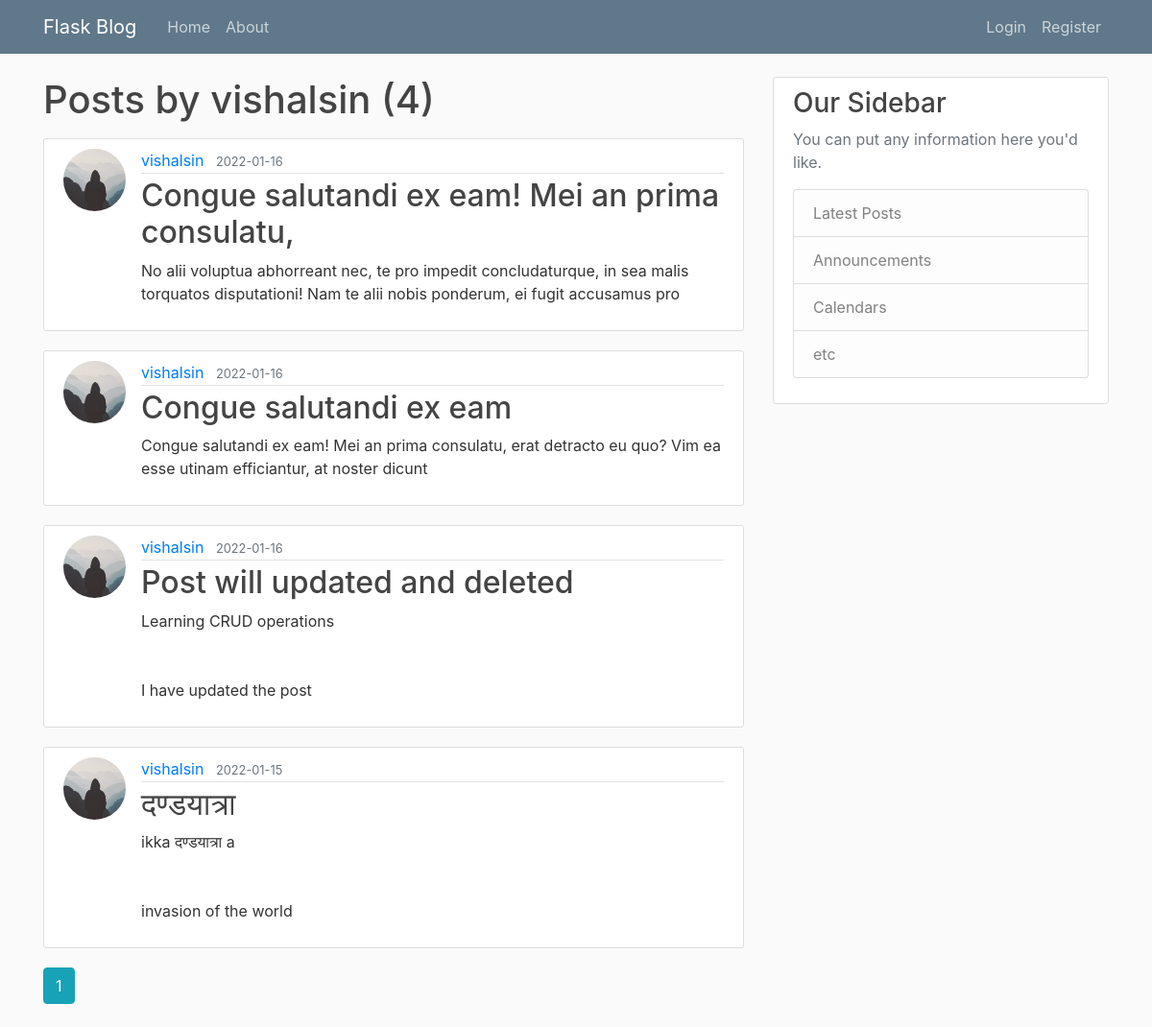
/user/vishalsin, run on the app's committed database.
### flaskblog/models.py (models this page shows, shortened)
class User(db.Model, UserMixin):
    id = db.Column(db.Integer, primary_key=True)
    username = db.Column(db.String(20), unique=True, nullable=False)
    email = db.Column(db.String(120), unique=True, nullable=False)
    image_file = db.Column(db.String(20), nullable=False, default='default.jpg')
    password = db.Column(db.String(60), nullable=False)
    posts = db.relationship('Post', backref='author', lazy=True)

class Post(db.Model):
    id = db.Column(db.Integer, primary_key=True)
    title = db.Column(db.String(100), nullable=False)
    date_posted = db.Column(db.DateTime, nullable=False, default=datetime.utcnow)
    content = db.Column(db.Text, nullable=False)
    user_id = db.Column(db.Integer, db.ForeignKey('user.id'), nullable=False)

### flaskblog/users/routes.py (the view)
@users.route("/user/<string:username>")
def user_posts(username):
    page = request.args.get('page', 1, type=int)
    user = User.query.filter_by(username=username).first_or_404()
    posts = Post.query.filter_by(author=user)\
        .order_by(Post.date_posted.desc())\
        .paginate(page=page, per_page=5)
    return render_template('user_posts.html', posts=posts, user=user)

### flaskblog/templates/user_posts.html
{% extends "layout.html" %}
{% block content %}
    <h1 class="mb-3">Posts by {{ user.username }} ({{ posts.total }})</h1>
    {% for post in posts.items %}
        <article class="media content-section">
          <img class="rounded-circle article-img" src="{{ url_for('static', filename='profile_pics/' + post.author.image_file) }}">
          <div class="media-body">
            <div class="article-metadata">
              <a class="mr-2" href="{{ url_for('users.user_posts', username=post.author.username) }}">{{ post.author.username }}</a>
              <small class="text-muted">{{ post.date_posted.strftime('%Y-%m-%d') }}</small>
            </div>
            <h2><a class="article-title" href="{{ url_for('posts.post', post_id=post.id) }}">{{ post.title }}</a></h2>
            <p class="article-content">{{ post.content }}</p>
          </div>
        </article>
    {% endfor %}
    {% for page_num in posts.iter_pages(left_edge=1, right_edge=1, left_current=1, right_current=2) %}
      {% if page_num %}
        {% if posts.page == page_num %}
          <a class="btn btn-info mb-4" href="{{ url_for('users.user_posts', username=user.username, page=page_num) }}">{{ page_num }}</a>
        {% else %}
          <a class="btn btn-outline-info mb-4" href="{{ url_for('users.user_posts', username=user.username, page=page_num) }}">{{ page_num }}</a>
        {% endif %}
      {% else %}
        ...
      {% endif %}
    {% endfor %}
{% endblock content %}

### flaskblog/static/main.css (style rules this page uses)
body { background: #fafafa; color: #333333; margin-top: 5rem; }
h1, h2, h3, h4, h5, h6 { color: #444444; }
.content-section { background: #ffffff; padding: 10px 20px; border: 1px solid #dddddd; border-radius: 3px; margin-bottom: 20px; }
.article-title { color: #444444; }
.article-content { white-space: pre-line; }
.article-img { height: 65px; width: 65px; margin-right: 16px; }
.article-metadata { padding-bottom: 1px; margin-bottom: 4px; border-bottom: 1px solid #e3e3e3 }

### data on the page
User: username "vishalsin"
Post: image_file (placeholder picture), author.username "vishalsin", date_posted "2022-01-16", title "Congue salutandi ex eam! Mei an prima consulatu,", content "No alii voluptua abhorreant nec, te pro impedit concludaturque, in sea malis torquatos disputationi! Nam te alii nobis ponderum, ei fugit accusamus pro"
Post: image_file (placeholder picture), author.username "vishalsin", date_posted "2022-01-16", title "Congue salutandi ex eam", content "Congue salutandi ex eam! Mei an prima consulatu, erat detracto eu quo? Vim ea esse utinam efficiantur, at noster dicunt"
Post: image_file (placeholder picture), author.username "vishalsin", date_posted "2022-01-16", title "Post will updated and deleted", content "Learning CRUD operations I have updated the post"
Post: image_file (placeholder picture), author.username "vishalsin", date_posted "2022-01-15", title "दण्डयात्रा", content "ikka दण्डयात्रा a invasion of the world"

### other printed values
{{ posts.total }} "4"
{{ page_num }} "1"
